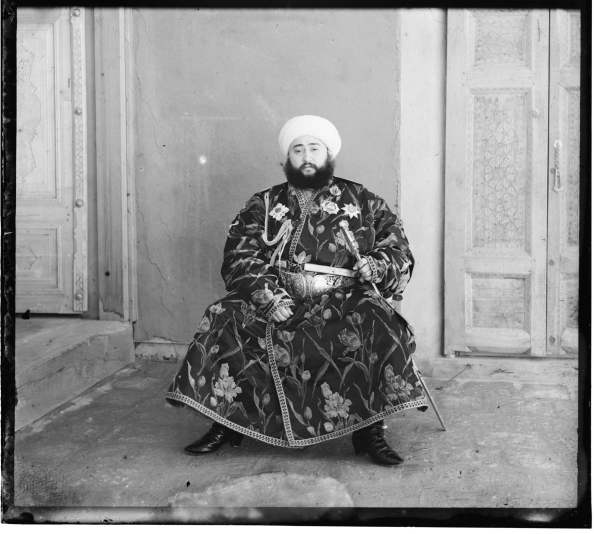
#> input picture red.jpg, 1188 x 1067 px (shown at 1/2 size)
$ python ssd_com_vision.py
#> lines starting #> are read from the running program, lines starting #| are printed output that depends on the picture; long printed decimals are rounded
import cv2
import numpy as np

def ssd(img2, img1):
    return float(np.sqrt(float(np.sum((np.array(img1).flatten()-np.array(img2).flatten())**2))))/(img2.shape[0]*img2.shape[1])


red = cv2.imread('red.jpg')
#> red is the input picture: shape (1067, 1188, 3); min 0, max 255, mean 141.6
green = cv2.imread('green.jpg')
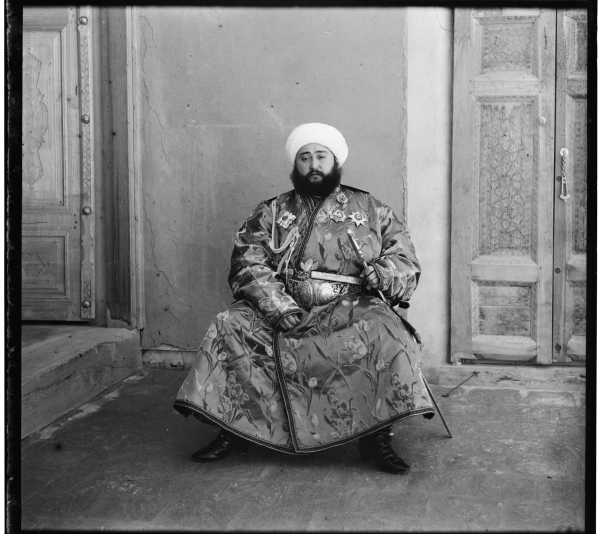
#> input picture green.jpg, 1196 x 1068 px (shown at 1/2 size)
#> green is the input picture: shape (1068, 1196, 3); min 0, max 255, mean 120.5
blue = cv2.imread('blue.jpg')
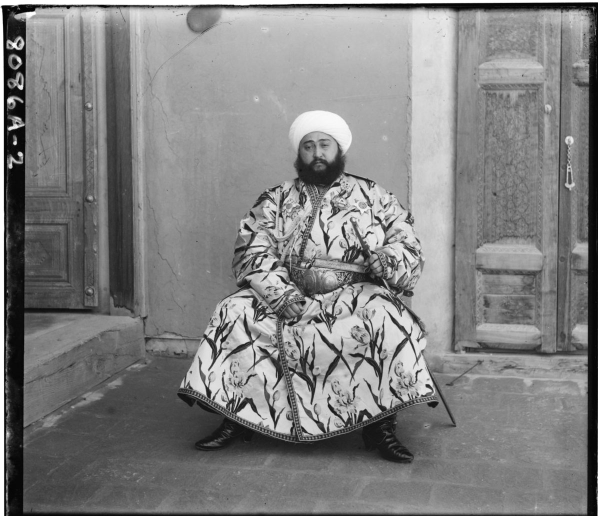
#> input picture blue.jpg, 1196 x 1032 px (shown at 1/2 size)
#> blue is the input picture: shape (1032, 1196, 3); min 0, max 255, mean 129

red = red[33:1033, 94:1094]
#> red: shape (1000, 1000, 3)
blue = blue[32:1033, 94:1094]
#> blue: shape (1000, 1000, 3)
green = green[33:1033, 94:1094]
#> green: shape (1000, 1000, 3)


sz_test = red.shape
#> sz_test = (1000, 1000, 3)
print(red.shape)
#| (1000, 1000, 3)
print(blue.shape)
#| (1000, 1000, 3)
print(green.shape)
#| (1000, 1000, 3)
height = int(sz_test[0])
#> height = 1000
width = sz_test[1]
#> width = 1000

im_color = np.zeros((100, 100, 3))
im_color[:, :, 2] = red[(height//2)-50:(height//2)+50, (width//2)-50:(width//2)+50, 0]
im_color_slide = np.zeros((height, width, 3), dtype=np.uint8)
im_color_slide[:, :, 2] = red[:, :, 0]

u, v, ssd_now = 0, 0, 10
for hei in range(-15, 16, 1):
    for wid in range(-15, 16, 1):
        test_window = im_color.copy()
        test_window[:, :, 1] = green[(height//2)-50+hei:(height//2)+50+hei, (width//2)-50+wid:(width//2)+50+wid, 0]
        if ssd(test_window[:, :, 2], test_window[:, :, 1]) < ssd_now:
            ssd_now = ssd(test_window[:, :, 2], test_window[:, :, 1])
            u = hei
            v = wid
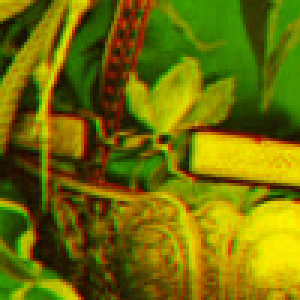
#> test_window: shape (100, 100, 3) float64 (shown 3 times larger); mean B, G, R 0, 111.1, 111.9
#> after the loop, ssd_now = 0.393; u = 15; v = 14

cv2.imshow('test1', test_window)
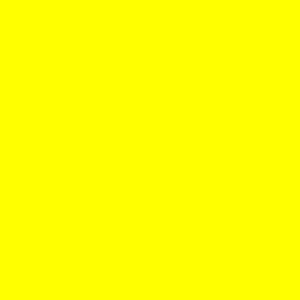
#> window 'test1': shape (100, 100, 3) (shown 3 times larger); mean B, G, R 0, 255, 255
print(ssd_now)
#| 0.3933
print('ans1 : ',u ,v)
#| ans1 :  15 14
if u <= 0 and v <= 0:
    im_color_slide[:height-abs(u), :width-abs(v), 1] = green[abs(u):, abs(v):, 0]
elif u <= 0 and v > 0:
    im_color_slide[:abs(u), :-v, 1] = green[:u, v:, 0]
elif u > 0 and v <= 0:
    im_color_slide[u:, :width - abs(v), 1] = green[:height-abs(u), abs(v):, 0]
elif u > 0 and v > 0:
    im_color_slide[:-u, :-v, 1] = green[u:, v:, 0]


u, v, ssd_now = 0, 0, 10
for hei in range(-30, 31, 1):
    for wid in range(-30, 31, 1):
        test_window = im_color.copy()
        test_window[:, :, 0] = blue[(height//2)-50+hei:(height//2)+50+hei, (width//2)-50+wid:(width//2)+50+wid, 0]
        if ssd(test_window[:, :, 2], test_window[:, :, 0]) < ssd_now:
            ssd_now = ssd(test_window[:, :, 2], test_window[:, :, 0])
            u = hei
            v = wid
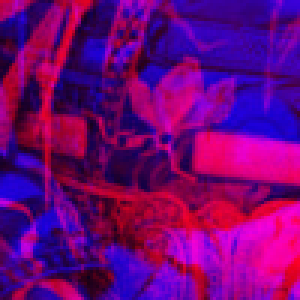
#> test_window: shape (100, 100, 3) float64 (shown 3 times larger); mean B, G, R 120.3, 0, 111.9
#> after the loop, ssd_now = 0.769; u = -8; v = 22

cv2.imshow('test2', test_window)
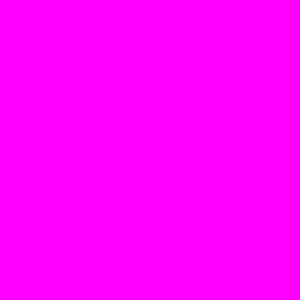
#> window 'test2': shape (100, 100, 3) (shown 3 times larger); mean B, G, R 255, 0, 255
print(ssd_now)
#| 0.7694
v *= -1
#> v = -22
u *= -1
#> u = 8
print('ans2 : ',u ,v)
#| ans2 :  8 -22
if u <= 0 and v <= 0:
    im_color_slide[abs(u):, abs(v):, 0] = blue[:u, :v, 0]
elif u <= 0 and v > 0:
    im_color_slide[:height - abs(u), v:, 0] = blue[abs(u):, :width-abs(v), 0]
elif u > 0 and v <= 0:
    im_color_slide[u:, :width - abs(v), 0] = blue[:height-abs(u), abs(v):, 0]
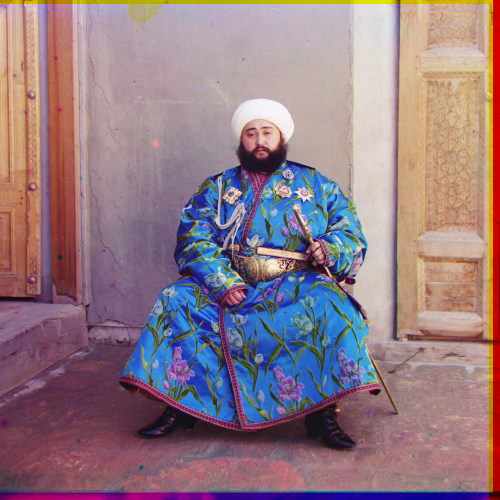
#> im_color_slide: shape (1000, 1000, 3) (shown at 1/2 size); mean B, G, R 131.4, 122.3, 146.6
elif u > 0 and v > 0:
    im_color_slide[:-u, :-v, 1] = green[u:, v:, 0]

cv2.imshow('real', im_color_slide)
cv2.waitKey(0)
